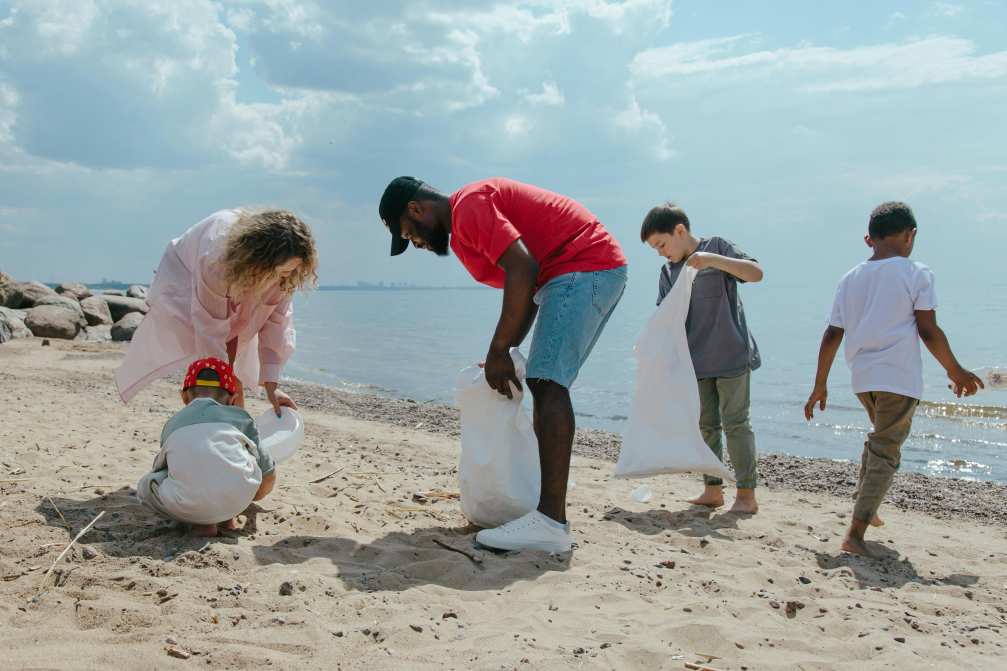
#> input picture photos/pexels-ron-lach-9034670.jpg, 5032 x 3355 px (shown at 1/5 size)
$ python thresh.py
#> lines starting #> are read from the running program, lines starting #| are printed output that depends on the picture; after the words box and inside, x2 and y2 are one past the last pixel; in counts of white or black regions, pixels touching at a corner belong together
import cv2 as cv
import numpy as np

img = cv.imread('photos/pexels-ron-lach-9034670.jpg')
#> img is the input picture: shape (3355, 5032, 3); mean B, G, R 164.3, 164.5, 156.1

# resized function
def resize_frame(img, scale=0.1):
#> called with scale = 0.1
    width = int(img.shape[1]*scale)
#> width = 503
    height = int(img.shape[0]*scale)
#> height = 335

    dimensions = (width, height)
#> dimensions = (503, 335)
    resized_img = cv.resize(img, dimensions, interpolation=cv.INTER_AREA)
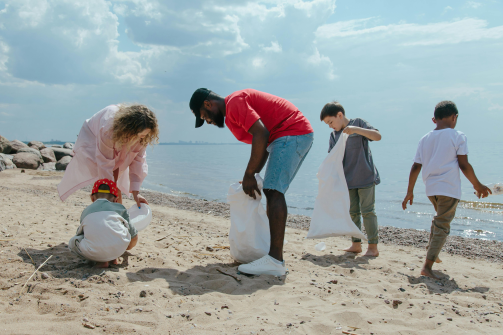
#> resized_img: shape (335, 503, 3); mean B, G, R 164.3, 164.5, 156.1
    return resized_img
image = resize_frame(img)
cv.imshow('img',image)

# grayscaled
gray = cv.cvtColor(image, cv.COLOR_BGR2GRAY, cv.BORDER_DEFAULT)
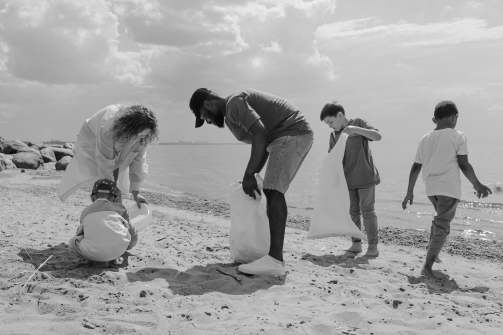
#> gray: shape (335, 503); min 9, max 250, mean 162
cv.imshow('gray', gray)

# thresh
threshold, thresh = cv.threshold(gray, 150.0, 255.0, cv.THRESH_BINARY)
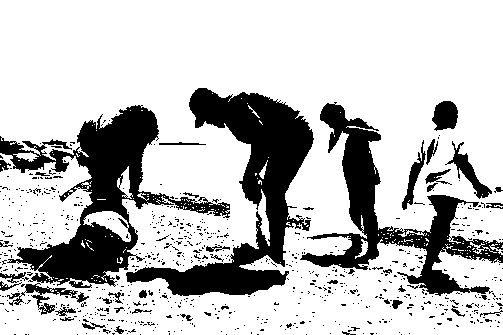
#> thresh: shape (335, 503); 75.9% white; 747 black regions (704 under 20 px), largest, box (x1, y1, x2, y2) and area: (126, 88, 314, 296) 12784, (0, 105, 230, 288) 12394, (300, 102, 503, 296) 9068
cv.imshow('thresh', thresh)
print(f"threshold: ", {threshold})

threshold_inv, thresh_inv = cv.threshold(gray, 150.0, 255.0, cv.THRESH_BINARY_INV)
cv.imshow('thresh_inv', thresh_inv)
print(f"threshold: ", {threshold_inv})

# Adaptive threshold
Adaptive_threh = cv.adaptiveThreshold(gray, 150, cv.ADAPTIVE_THRESH_MEAN_C, cv.THRESH_BINARY, 11,5)
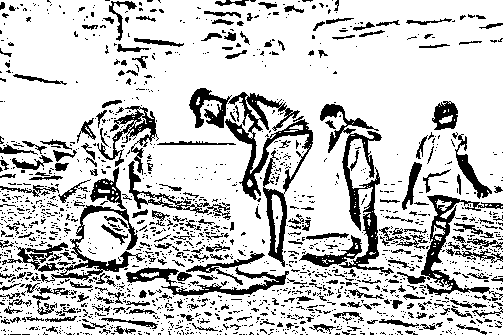
#> Adaptive_threh: shape (335, 503); values 0 (black) and 150 (white), 79.2% white; 1673 black regions (1431 under 20 px), largest, box (x1, y1, x2, y2) and area: (225, 92, 313, 267) 3394, (299, 104, 394, 276) 3113, (41, 167, 145, 283) 1900
cv.imshow("Adative thresh", Adaptive_threh)

cv.waitKey(0)

$ run again, with photos/photo_5782648610926740550_y.jpg copied over photos/pexels-ron-lach-9034670.jpg
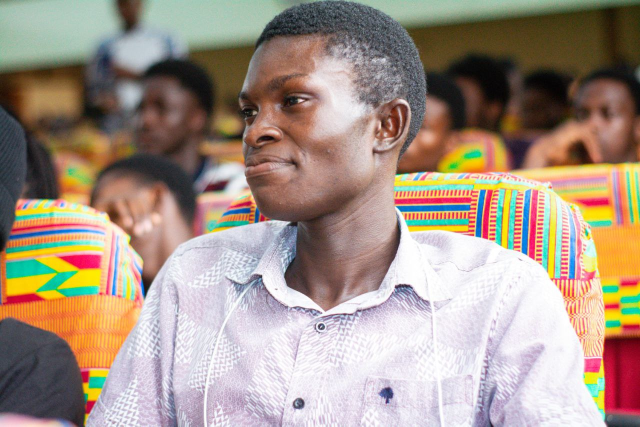
#> input picture photos/photo_5782648610926740550_y.jpg, 1280 x 853 px (shown at 1/2 size)
#> img is the input picture: shape (853, 1280, 3); mean B, G, R 134.8, 148.3, 165.2
#> `threshold, thresh = cv.threshold(gray, 150.0, 255.0, cv.THRESH_BINARY)`:
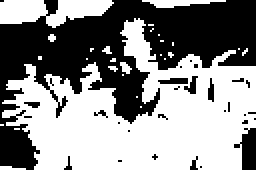
#> thresh: shape (85, 128) (shown 2 times larger); 55.1% white; 30 black regions (25 under 20 px), largest, box (x1, y1, x2, y2) and area: (0, 0, 128, 85) 4520, (117, 64, 128, 85) 146, (79, 39, 94, 42) 38, (92, 38, 99, 47) 31, (104, 39, 107, 51) 26
#> `Adaptive_threh = cv.adaptiveThreshold(gray, 150, cv.ADAPTIVE_THRESH_ME..`:
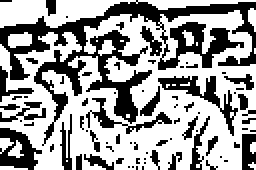
#> Adaptive_threh: shape (85, 128) (shown 2 times larger); values 0 (black) and 150 (white), 61.7% white; 76 black regions (54 under 20 px), largest, box (x1, y1, x2, y2) and area: (0, 0, 128, 73) 2336, (79, 38, 119, 68) 275, (0, 64, 21, 85) 239

$ run again, with photos/photo_5785046641491951809_y.jpg copied over photos/pexels-ron-lach-9034670.jpg
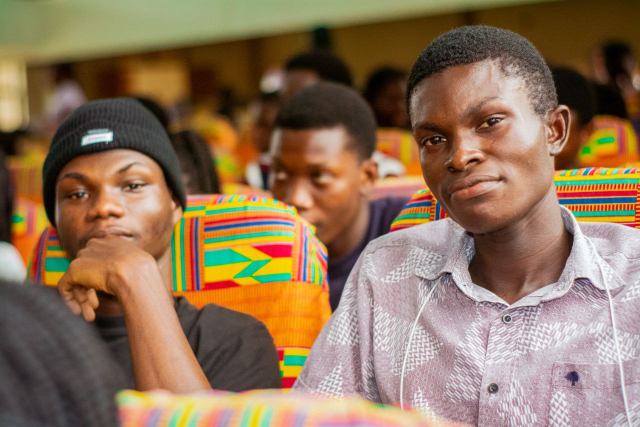
#> input picture photos/photo_5785046641491951809_y.jpg, 1280 x 853 px (shown at 1/2 size)
#> img is the input picture: shape (853, 1280, 3); mean B, G, R 88.8, 115.5, 142.7
#> `threshold, thresh = cv.threshold(gray, 150.0, 255.0, cv.THRESH_BINARY)`:
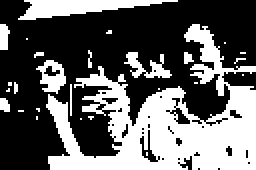
#> thresh: shape (85, 128) (shown 2 times larger); 38.6% white; 27 white regions (20 under 20 px), largest, box (x1, y1, x2, y2) and area: (23, 12, 128, 85) 3314, (9, 0, 89, 10) 415, (18, 30, 33, 47) 139
#> `Adaptive_threh = cv.adaptiveThreshold(gray, 150, cv.ADAPTIVE_THRESH_ME..`:
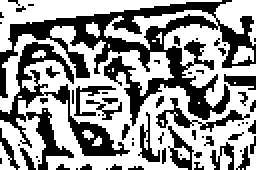
#> Adaptive_threh: shape (85, 128) (shown 2 times larger); values 0 (black) and 150 (white), 58.7% white; 63 black regions (50 under 20 px), largest, box (x1, y1, x2, y2) and area: (0, 0, 128, 63) 2332, (0, 21, 65, 85) 979, (78, 49, 125, 66) 184
